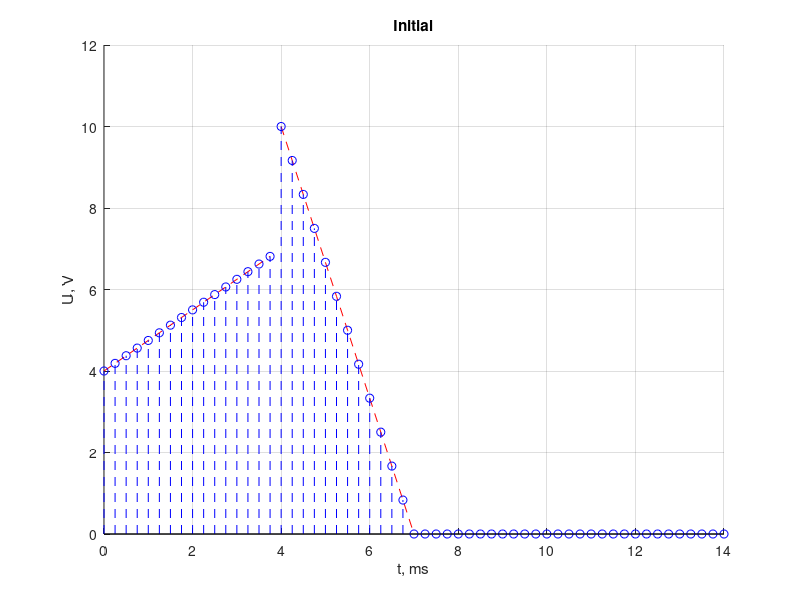
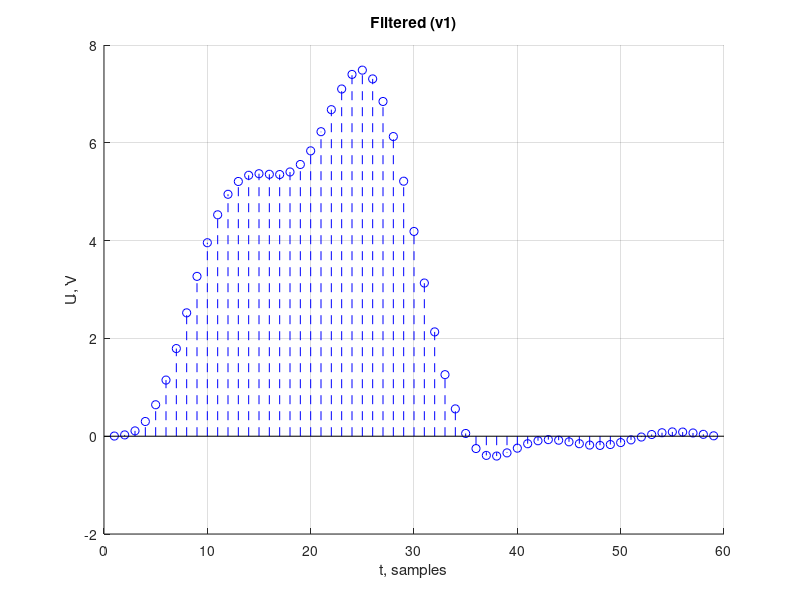
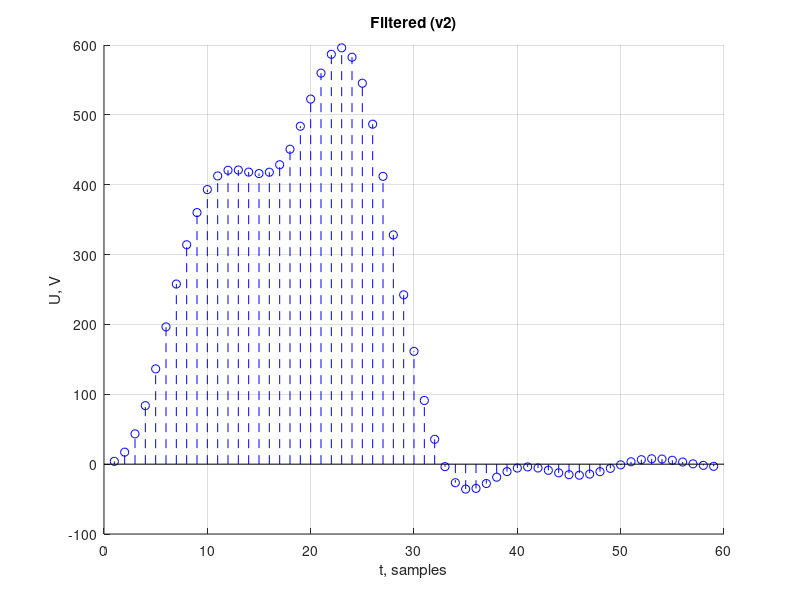
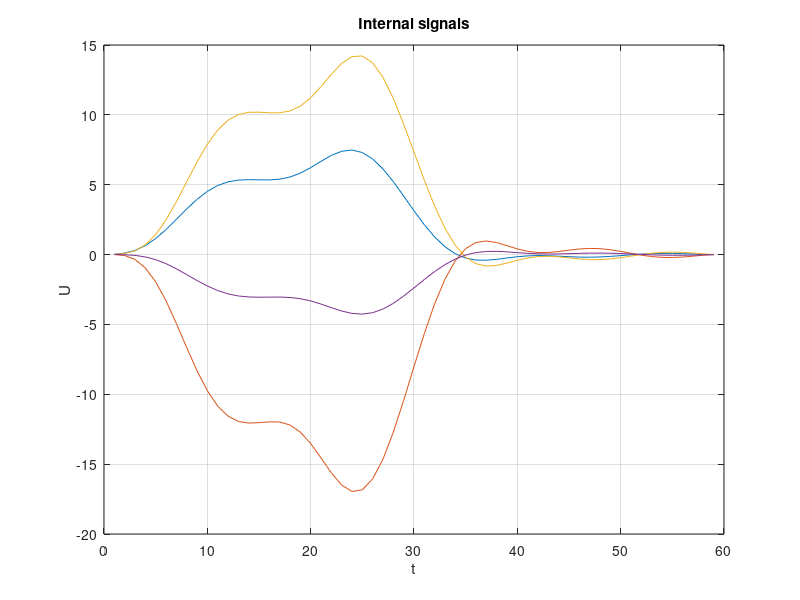

The MATLAB source for these figures, in order: (Note: this script raises an error after producing the figures.)
% --- DATA (v. 9) ---

U1 = 4; U2 = 7; U3 = 10; U4 = 0;
T1 = 4; T2 = 7;
Fa = 4;
Ta = 1 / Fa;

k1 = (U2 - U1) / (T1 - 0);
b1 = U1 - k1 * 0;
k2 = (U4 - U3) / (T2 - T1);
b2 = U3 - k2 * T1;

ti1 = 0 : Ta : T1 - Ta;
ti2 = T1 : Ta : T2;
fi1 = k1 * ti1 + b1;
fi2 = k2 * ti2 + b2;

t1 = 0 : Ta : T1 - Ta;
t2 = T1 : Ta : T2;
t3 = T2 + Ta : Ta : T2 * 2
t = [t1 t2 t3];
f1 = k1 * t1 + b1;
f2 = k2 * t2 + b2;
f3 = 0 * t3;
U = [f1 f2 f3];

figure;
hold on;
grid on;
plot(t1, fi1, 'r--');
plot(ti2, fi2, 'r--');
stem(t, U, 'b--');
title('Initial');
xlabel('t, ms');
ylabel('U, V');

b = [ +0.0008 +0.0032 +0.0048 +0.0032 +0.0008 ];
a = [ +1.0000 -3.2396 +4.1442 -2.4599 +0.5696 ];
% --- STEP 2 ---

U0 = [U, zeros(1, 2 * length(U1))];
Uf1 = filter(b, a, U0);
maxf1 = max(Uf1)
figure;
hold on;
grid on;
stem(Uf1, 'b--');
title('Filtered (v1)');
xlabel('t, samples');
ylabel('U, V');

% --- STEP 3 ---

Uf2 = filter(1, a, U0);
maxf2 = max(Uf2)

figure;
hold on;
grid on;
stem(Uf2, 'b--');
title('Filtered (v2)');
xlabel('t, samples');
ylabel('U, V');

maxf0 = max(abs(U0));
maxf2 = max(abs(Uf2));
maxp = max(maxf0, maxf2);

% --- STEP 4 ---

states = [];
s = [];
for k = 1 : length(U0)
	[Uf3(k),s] = filter(b,a,U0(k),s);
	states = [states s];
end

figure
plot(states');
grid on;
title('Internal signals');
xlabel('t');
ylabel('U');
maxtr = max(max(abs(states)))

fvtool(b, a);

% --- STEP 5 ---

[r, p, k] = residuez(b, a);
mr = abs(r)
mp = abs(p)
pr = angle(r)
pp = angle(p)
k

% --- h(t) check ---

function h = impulse_response(k)
    % Аналитическая импульсная характеристика фильтра
    % k - целое число (дискретное время)
    
    A1 = 2 * 0.0796;
    r1 = 0.9237;
    theta1 = 0.4800;
    phi1 = 2.1154;
    
    A2 = 2 * 0.2052;
    r2 = 0.8171;
    theta2 = 0.2019;
    phi2 = -1.3700;
    
    K = 0.00148;
    
    % Импульсная характеристика
    h = A1 * r1.^k .* cos(k * theta1 + phi1) + ...
         A2 * r2.^k .* cos(k * theta2 + phi2) + ...
         K * (k == 0);
end

k = 0:T2*4;
h_vals = impulse_response(k);
stem(k, h_vals);
